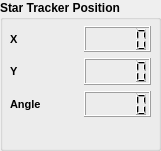
   <widget class="QGroupBox" name="groupBox_6">
    <property name="geometry">
     <rect>
      <x>370</x>
      <y>390</y>
      <width>161</width>
      <height>151</height>
     </rect>
    </property>
    <property name="font">
     <font>
      <weight>75</weight>
      <bold>true</bold>
     </font>
    </property>
    <property name="title">
     <string>Star Tracker Position</string>
    </property>
    <widget class="QWidget" name="layoutWidget">
     <property name="geometry">
      <rect>
       <x>10</x>
       <y>26</y>
       <width>141</width>
       <height>91</height>
      </rect>
     </property>
     <layout class="QHBoxLayout" name="horizontalLayout_3">
      <item>
       <layout class="QVBoxLayout" name="verticalLayout_12">
        <item>
         <widget class="QLabel" name="label_30">
          <property name="font">
           <font>
            <pointsize>8</pointsize>
            <weight>75</weight>
            <bold>true</bold>
           </font>
          </property>
          <property name="text">
           <string>X</string>
          </property>
         </widget>
        </item>
        <item>
         <widget class="QLabel" name="label_31">
          <property name="font">
           <font>
            <pointsize>8</pointsize>
            <weight>75</weight>
            <bold>true</bold>
           </font>
          </property>
          <property name="text">
           <string>Y</string>
          </property>
         </widget>
        </item>
        <item>
         <widget class="QLabel" name="label_32">
          <property name="font">
           <font>
            <pointsize>8</pointsize>
            <weight>75</weight>
            <bold>true</bold>
           </font>
          </property>
          <property name="text">
           <string>Angle</string>
          </property>
         </widget>
        </item>
       </layout>
      </item>
      <item>
       <layout class="QVBoxLayout" name="verticalLayout_4">
        <item>
         <widget class="QLCDNumber" name="starLcdx"/>
        </item>
        <item>
         <widget class="QLCDNumber" name="starLcdy"/>
        </item>
        <item>
         <widget class="QLCDNumber" name="starLcdAngle"/>
        </item>
       </layout>
      </item>
     </layout>
    </widget>
   </widget>
